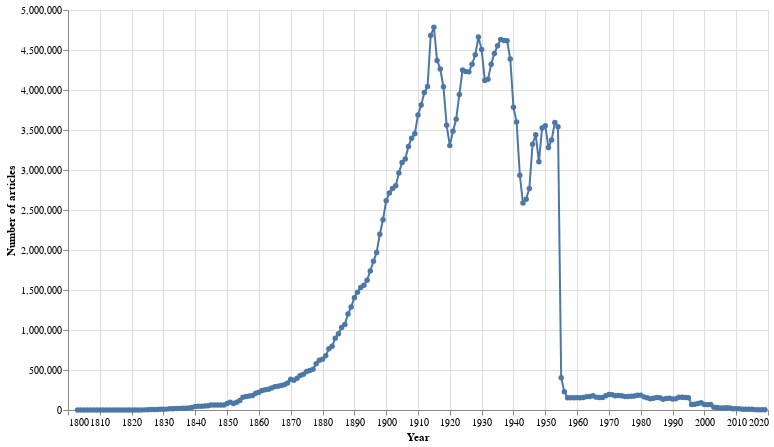

Notebook code for this chart:
### Markdown cell above
Now let's create the chart.

### Code cell
# Convert the results to a dataframe
df_total = pd.DataFrame(all_facet_data)

# Make a chart
alt.Chart(df_total).mark_line(point=True).encode(
    # Display the years along the X axis
    x=alt.X("year:Q", axis=alt.Axis(format="c", title="Year")),
    # Display the number of results on the Y axis (formatted using thousands separator)
    y=alt.Y("total_results:Q", axis=alt.Axis(format=",d", title="Number of articles")),
    # Create a tooltip when you hover over a point to show the data for that year
    tooltip=[
        alt.Tooltip("year:Q", title="Year"),
        alt.Tooltip("total_results:Q", title="Articles", format=","),
    ],
).properties(width=700, height=400)

### Figure 1 — Vega-Lite specification as saved in the notebook (floating-point values rounded to 4 significant figures; data arrays with more than 128 entries replaced by an {"elided": "..."} marker saying what was removed)
{"config": {"view": {"continuousWidth": 300, "continuousHeight": 300}}, "data": {"name": "data-7b4a358e126aac8509932734c5f8752d"}, "mark": {"type": "line", "point": true}, "encoding": {"tooltip": [{"field": "year", "title": "Year", "type": "quantitative"}, {"field": "total_results", "format": ",", "title": "Articles", "type": "quantitative"}], "x": {"axis": {"format": "c", "title": "Year"}, "field": "year", "type": "quantitative"}, "y": {"axis": {"format": ",d", "title": "Number of articles"}, "field": "total_results", "type": "quantitative"}}, "height": 400, "width": 700, "$schema": "https://vega.github.io/schema/vega-lite/v5.20.1.json", "datasets": {"data-7b4a358e126aac8509932734c5f8752d": {"elided": "217 records"}}}
